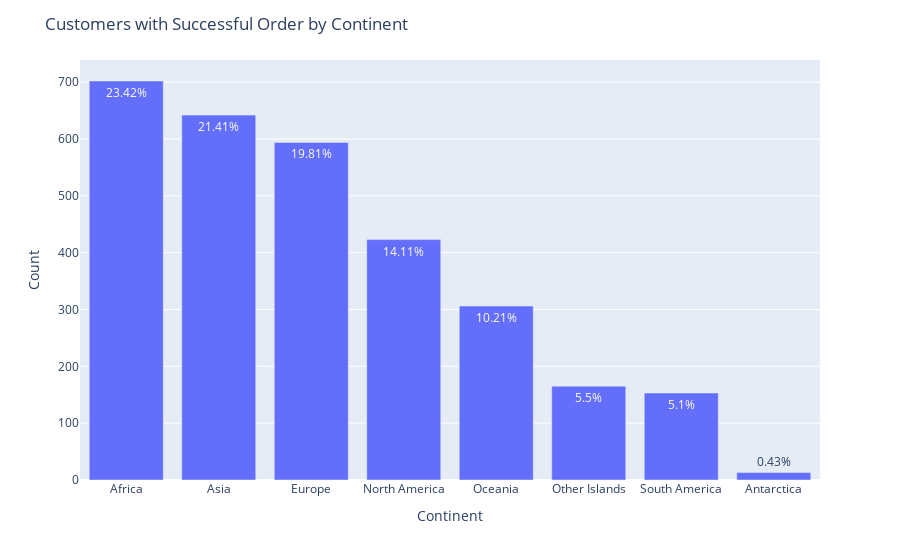

Notebook cell for this chart:
### Markdown cell above
#### Successful Order by Continent

### Code cell
# order by continent
plt.figure(figsize=(15,5))
result = new_data[new_data['status'] == 'success'].groupby('continent')['order_id'].nunique().sort_values(ascending=False)[:10]
percentages = get_percentages(result)
fig = px.bar(x=result.index,y=result.values,text=percentages.apply(lambda x :str(x) + '%'))

fig.update_layout(title='Customers with Successful Order by Continent',xaxis_title='Continent',yaxis_title='Count')
fig.show()

### Figure 1 — Plotly figure (JSON) as saved in the notebook; plotly's stock layout.template omitted (floating-point values rounded to 4 significant figures)
{"data": [{"alignmentgroup": "True", "hovertemplate": "x=%{x}<br>y=%{y}<br>text=%{text}<extra></extra>", "legendgroup": "", "marker": {"color": "#636efa", "pattern": {"shape": ""}}, "name": "", "offsetgroup": "", "orientation": "v", "showlegend": false, "text": ["23.42%", "21.41%", "19.81%", "14.11%", "10.21%", "5.5%", "5.1%", "0.43%"], "textposition": "auto", "type": "bar", "x": ["Africa", "Asia", "Europe", "North America", "Oceania", "Other Islands", "South America", "Antarctica"], "xaxis": "x", "y": [702, 642, 594, 423, 306, 165, 153, 13], "yaxis": "y"}], "layout": {"barmode": "relative", "legend": {"tracegroupgap": 0}, "margin": {"t": 60}, "title": {"text": "Customers with Successful Order by Continent"}, "xaxis": {"anchor": "y", "domain": [0, 1], "title": {"text": "Continent"}}, "yaxis": {"anchor": "x", "domain": [0, 1], "title": {"text": "Count"}}}}
